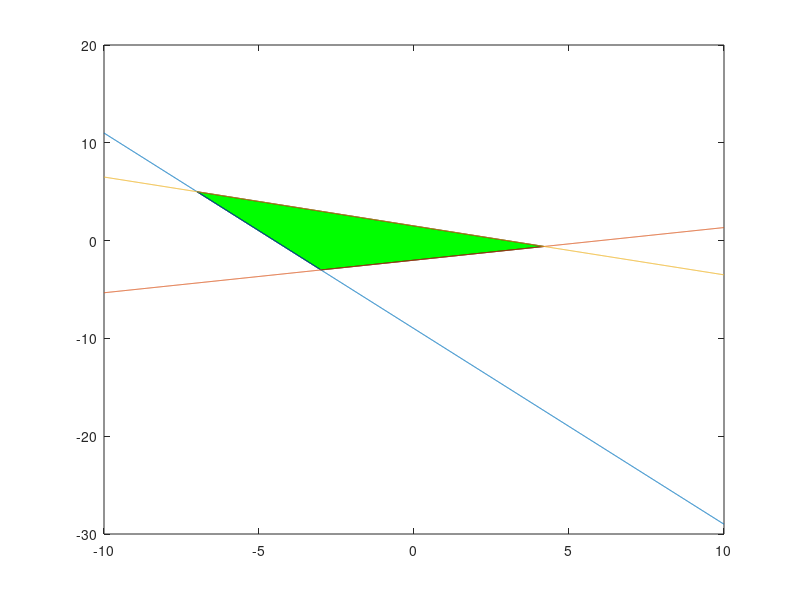

Write MATLAB code to recreate this figure.
function lab7ej1

% Hago el cálculo de los vértices (busco Ax=b, donde A tiene en cada fila los coeficientes de cada ecuación, y b son las constantes de las igualdades)

V(:,1)=[2,1;-1,3]\[-9;-6];
V(:,2)=[-1,3;1,2]\[-6;3];
V(:,3)=[1,2;2,1]\[3;-9];

% Cada columna de A tiene el valor de 'x' y el de 'y' de los vértices. En el comando 'fill' me piden como entradas X e Y, que son las coordenadas 'x' e 'y' de los vértices, es decir que X=V(1,:) e Y=V(2,:)

fill(V(1,:),V(2,:),'g')

% Y como para verificar, voy a graficar las rectas de las ecuaciones, considerandolas igualdades

hold on
x=(-10:0.01:10);
plot(x,-2*x-9,x,x/3-2,x,-x/2+3/2)
